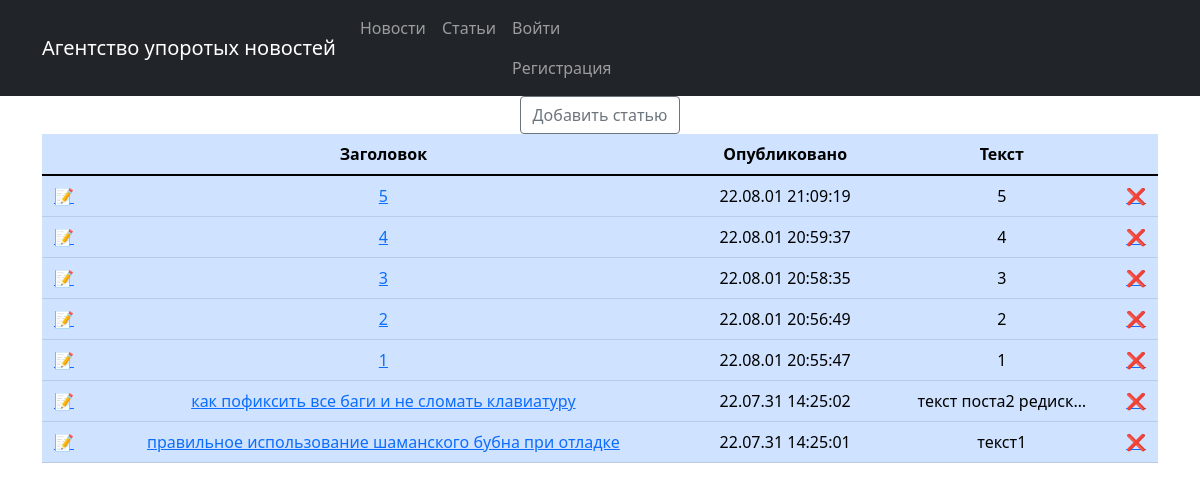
The app's page /articles/ with its own data.
### main/models.py (models this page shows, shortened)
class Post(models.Model):
    author = models.ForeignKey('Author', on_delete=models.CASCADE)
    title = models.CharField(max_length=255, default='')
    text = models.TextField(default='')
    rating = models.IntegerField(default=0)
    pType = models.CharField(max_length=1, choices=postType, default='A')
    cat = models.ManyToManyField(Category, through='PostCategory')
    created = models.DateTimeField(auto_now_add=True)

### main/views.py (the view)
# urls.py: path('articles/', PostList.as_view(), name='articles'),
class PostList(ListView):
    model = Post
    ordering = '-created'
    template_name = 'posts.html'
    context_object_name = 'posts' # переменная в шаблоне

### main/templatetags/custom_filters.py (called while the page is built)
@register.filter()
def censor(text:str):
    ltext = text.lower()
    for word in badWords:
        wlen = len(word)
        while(True):
            index = ltext.find(word)
            if index==-1: break
            ltext = ltext[:index]+('*'*(wlen))+ltext[index+wlen:]
            text = text[:index+1]+('*'*(wlen-1))+text[index+wlen:]
    return text

### templates/posts.html (shortened to what this page needs)
{% extends 'flatpages/default.html' %}
{% load custom_filters %}
{% block content %}
<form action="/articles/create" style="display: inline-block;">
    <input value="Добавить статью" class="btn btn-outline-secondary" type="submit"/>
</form>
<table class="table table-primary">
    <thead>
        <th/>
        <th>Заголовок</th>
        <th>Опубликовано</th>
        <th>Текст</th>
        <th/>
    </thead>
    <tbody>
        {% for article in posts %}
        {% if article.pType == "A" %}
        <tr>
            <td><a href="/articles/{{ article.pk }}/edit">📝</a></td>
            <td><a href="{{ article.pk }}">{{ article.title }}</a></td>
            <td style="padding-left:20px; padding-right:20px">{{ article.created|date:'y.m.d G:i:s' }}</td>
            <td>{{ article.text|truncatechars:20|censor }}</td>
            <td><a href="/articles/{{ article.pk }}/delete">❌</a></td>
        </tr>
        {% endif %}
        {% endfor %}
    </tbody>
</table>
    {% endblock content %}

### records on screen
Post: title "5", created "22.08.01 21:09:19", text|censor "5"
Post: title "4", created "22.08.01 20:59:37", text|censor "4"
Post: title "3", created "22.08.01 20:58:35", text|censor "3"
Post: title "2", created "22.08.01 20:56:49", text|censor "2"
Post: title "1", created "22.08.01 20:55:47", text|censor "1"
Post: title "как пофиксить все баги и не сломать клавиатуру", created "22.07.31 14:25:02", text|censor "текст поста2 редиск…"
Post: title "правильное использование шаманского бубна при отладке", created "22.07.31 14:25:01", text|censor "текст1"
